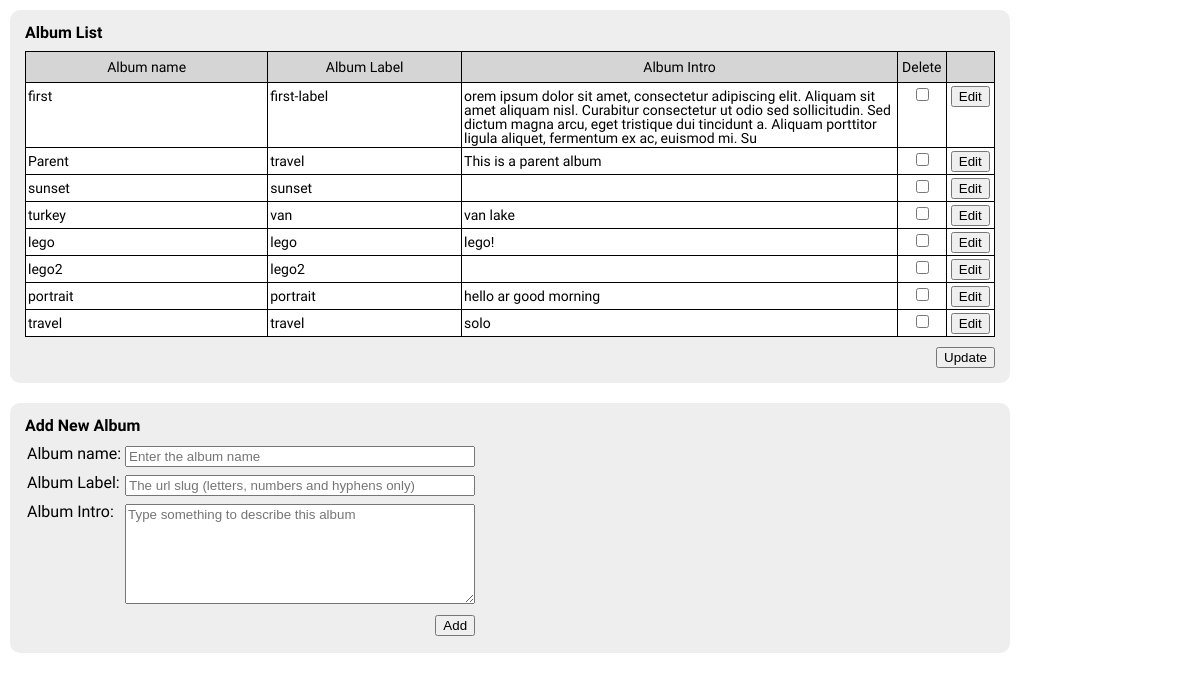
The page /index.php/admin/album_control on the database its author committed.
### tables this page shows
CREATE TABLE `album` (
  `id` int(11) NOT NULL AUTO_INCREMENT,
  `order` int(11) DEFAULT NULL,
  `parentId` int(11) DEFAULT NULL,
  `name` varchar(255) NOT NULL,
  `label` varchar(255) NOT NULL,
  `intro` varchar(1000) DEFAULT NULL,
  PRIMARY KEY (`id`)
);

### application/controllers/admin/Album_control.php (called while the page is built, shortened)
<?php defined('BASEPATH') OR exit('No direct script access allowed');
class Album_control extends CI_Controller
{
	public function __construct()
	{
		$this->load->model("album_model");
		$this->load->helper("url_helper");
		$this->load->helper('security');
		$this->load->helper('form');
		$this->load->library("JSONAPI");
		$this->load->library("JSONAPIEnum");
		$this->load->library("form_validation");
	}
	public function index()
	{
		$data["parent_albums"] = $this->album_model->get_all_parent_albums();
		$this->load->view("admin/album_list", $data);
	}
}

### index.php (called while the page is built, shortened)
<?php
require_once BASEPATH.'core/CodeIgniter.php';

### application/models/Album_model.php (called while the page is built, shortened)
<?php
class Album_model extends CI_Model
{
	public function get_all_parent_albums()
	{
		$this->db->order_by("order");
		$query = $this->db->get("album");
        return $query->result_array();
	}
}

### application/views/admin/album_list.php (the view, shortened to what this page needs)
<!DOCTYPE html>
<html xmlns="http://www.w3.org/1999/xhtml" lang="en">
<head>
<link rel="stylesheet" href="<?php echo base_url('assets/css/reset.css'); ?>" type="text/css" />
<link rel="stylesheet" href="<?php echo base_url('assets/css/main.css'); ?>" type="text/css" />
<link rel="stylesheet" href="<?php echo base_url('assets/css/admin.css'); ?>" type="text/css" />
<link rel="stylesheet" href="<?php echo base_url('assets/css/zindex.css'); ?>" type="text/css" />
<link rel="stylesheet" href="<?php echo base_url('assets/css/jquery.jscrollpane.css'); ?>" type="text/css" />
</head>
<body>
<div class="adminMain">
	<div class="section">
		<h1 class="pageHading">Album List</h1>
		<?php
		if (count($parent_albums)) {
			echo form_open('admin/album_control/update_album_list', 'class="formAlbumList" id="formAlbumList"');
		?>
		<table class="albumList listing">
			<thead>
				<th width="25%">Album name</th>
				<th width="20%">Album Label</th>
				<th width="45%">Album Intro</th>
				<th width="5%">Delete</th>
				<th width="5%"></th>
			</thead>
			<tbody>
			<?php foreach ($parent_albums as $album): ?>
				<tr>
					<td><?php echo $album["name"]; ?></td>
					<td><?php echo $album["label"]; ?></td>
					<td><?php echo $album["intro"]; ?></td>
					<td align="center">
						<input name="del_id[]" type="checkbox" value="<?php echo $album["id"]; ?>">
					</td>
					<td align="center"><input name="edit[]" type="button" value="Edit"></td>
				</tr>
			<?php endforeach;?>
			</tbody>
		</table>
		<input name="submit" type="submit" value="Update">
		<?php echo form_close(); ?>
		<?php
		}
		else
		{?>
		There is no album
		<?php } ?>
	</div>
	<div class="section">
		<h1 class="pageHading">Add New Album</h1>
		<?php echo form_open('admin/album_control/add_album', 'class="formAddAlbum" id="formAddAlbum"'); ?>
		<table>
			<tr>
				<td>Album name:</td>
				<td>
					<input name="name" type="text" placeholder="Enter the album name">
				</td>
			</tr>
			<tr>
				<td>Album Label:</td>
				<td>
					<input name="label" type="text" placeholder="The url slug (letters, numbers and hyphens only)">
				</td>
			</tr>
			<tr>
				<td>Album Intro:</td>
				<td>
					<textarea name="intro" placeholder="Type something to describe this album"></textarea>
				</td>
			</tr>
			<tr>
				<td></td>
				<td>
					<input name="submit" type="submit" value="Add">
				</td>
			</tr>
		</table>
		<?php echo form_close(); ?>
	</div>
</div>
</body>
</html>

### assets/css/main.css (style rules this page uses)
html { overflow-y: hidden; overflow-x:hidden; }
html, body { font-family: 'Catamaran', sans-serif; }

### assets/css/admin.css (style rules this page uses)
html, body { font-family: 'Catamaran', sans-serif; }
textarea { font-family: Arial; }
.adminMain { padding:10px; width:1000px; }
.section { background:#eeeeee; padding:15px; border-radius:10px; margin:0 0 20px; }
h1.pageHading { font-size:16px; margin:0 0 10px; font-weight:bold; }
.listing { font-size:14px; }
.listing td, .listing th { border:1px solid #000; }
.listing td { padding:2px; }
.listing th { padding:8px 2px; background:#d5d5d5; }
.albumList { width:100%; margin:0 0 10px; background:#fff; }
input[type='submit'] { float:right; }
#formAddAlbum td { vertical-align:top; padding:2px; }
#formAddAlbum input[type='text'] { width:350px; box-sizing:border-box; }
#formAddAlbum textarea { width:350px; height:100px; box-sizing:border-box; }

### rows shown on the page
album: name "first", label "first-label", intro "orem ipsum dolor sit amet, consectetur adipiscing elit. Aliquam sit amet aliquam nisl. Curabitur consectetur ut odio sed sollicitudin. Sed dictum magna arcu, eget tristique dui tincidunt a. Aliquam porttitor ligula aliquet, fermentum ex ac, euismod mi. Su"
album: name "Parent", label "travel", intro "This is a parent album"
album: name "sunset", label "sunset"
album: name "turkey", label "van", intro "van lake"
album: name "lego", label "lego", intro "lego!"
album: name "lego2", label "lego2"
album: name "portrait", label "portrait", intro "hello ar good morning"
album: name "travel", label "travel", intro "solo"
